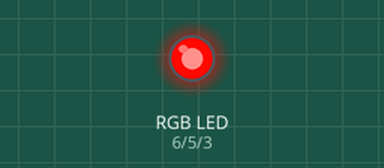
Bench run of a sketch on a simulated Arduino Uno, built with avr-gcc and run on an emulated ATmega328P. Shown: an RGB LED mixed from three pins (HIGH = lit).

Above: at 0.15 s.
At 4.96 s:
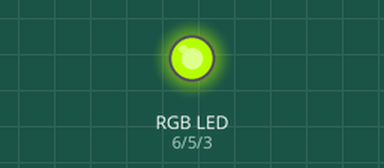
At 10.07 s:
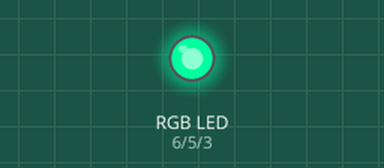
At 19.99 s:
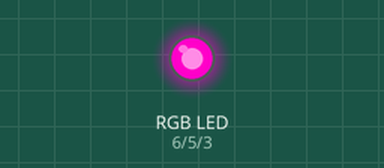
At 29.91 s:
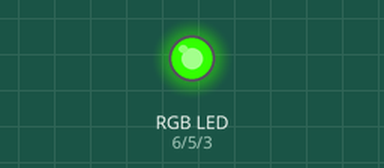
At 39.83 s:
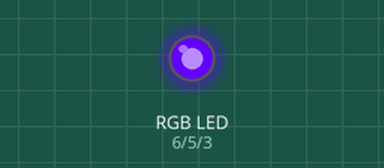
Timing chart, 0 to 40.0 s (numbered marks = the images above):
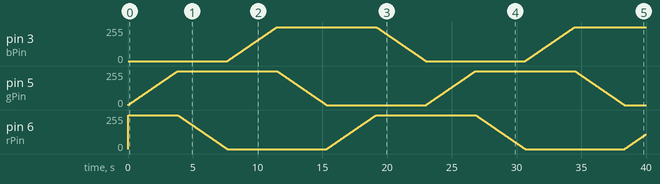

The sketch:

RgbRainbow.ino
```cpp
int rPin=6;
int gPin=5;
int bPin=3;
int r=255;
int g=0;
int b=0;
void setup() {
  pinMode(rPin, OUTPUT);
  pinMode(gPin, OUTPUT);
  pinMode(bPin, OUTPUT);
}

void loop() {
  while (g!=255){
    g++;
    delay(15);
    setColor(r,g,b);
  }
  while (r!=0){
    r--;
    delay(15);
    setColor(r,g,b);
  }
    while (b!=255){
    b++;
    delay(15);
    setColor(r,g,b);
  }
  while (g!=0){
    g--;
    delay(15);
    setColor(r,g,b);
  }
  while (r!=255){
    r++;
    delay(15);
    setColor(r,g,b);
  }
  while (b!=0){
    b--;
    delay(15);
    setColor(r,g,b);
  }
}
void setColor(int red,int green,int blue){
  analogWrite(rPin, red);
  analogWrite(gPin, green);
  analogWrite(bPin, blue);
}
```
